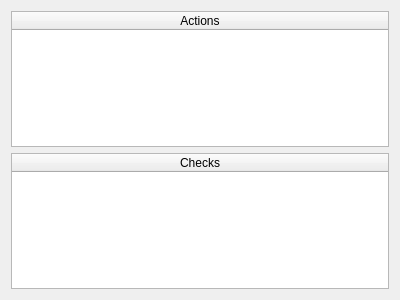
<?xml version="1.0" encoding="UTF-8"?>
<ui version="4.0">
 <class>Form</class>
 <widget class="QWidget" name="Form">
  <property name="geometry">
   <rect>
    <x>0</x>
    <y>0</y>
    <width>400</width>
    <height>300</height>
   </rect>
  </property>
  <property name="windowTitle">
   <string>Form</string>
  </property>
  <layout class="QVBoxLayout" name="verticalLayout">
   <item>
    <widget class="QTableWidget" name="actions_table">
     <attribute name="horizontalHeaderStretchLastSection">
      <bool>true</bool>
     </attribute>
     <attribute name="verticalHeaderVisible">
      <bool>false</bool>
     </attribute>
     <column>
      <property name="text">
       <string>Actions</string>
      </property>
     </column>
    </widget>
   </item>
   <item>
    <widget class="QTableWidget" name="checks_table">
     <attribute name="horizontalHeaderStretchLastSection">
      <bool>true</bool>
     </attribute>
     <attribute name="verticalHeaderVisible">
      <bool>false</bool>
     </attribute>
     <column>
      <property name="text">
       <string>Checks</string>
      </property>
     </column>
    </widget>
   </item>
  </layout>
 </widget>
 <resources/>
 <connections/>
</ui>
